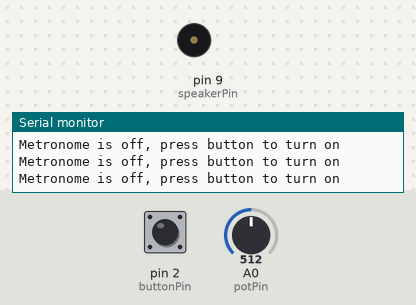
Bench run of a sketch on a simulated Arduino Uno, built with avr-gcc and run on an emulated ATmega328P. On the bench: buzzer (waves = sounding), the last lines printed to the serial monitor. Inputs (shaded band) come from the test bench; at power-on: pin 2 (buttonPin) HIGH, A0 (potPin) = 512.

Above: at 1.2 s.
1.3 s: pin 2 (buttonPin) pulled LOW for 0.4 s
At 1.76 s:
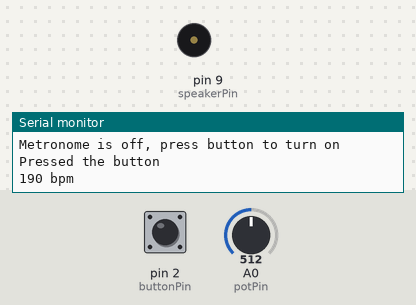
4.3 s: A0 (potPin) set to 122
At 5.1 s:
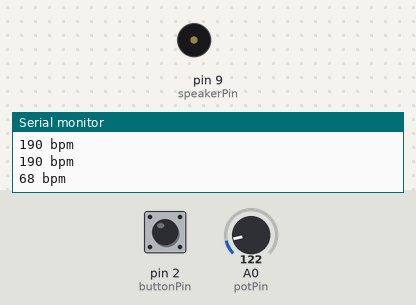
7.3 s: A0 (potPin) set to 0
At 8.3 s:
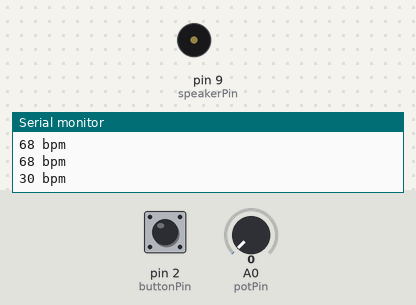
10.3 s: A0 (potPin) set to 306
13.3 s: pin 2 (buttonPin) pulled LOW for 1 s
At 14.4 s:
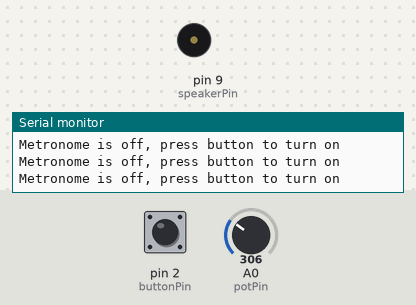
Timing chart, 0 to 16.3 s (numbered marks = the images above; inputs shaded):
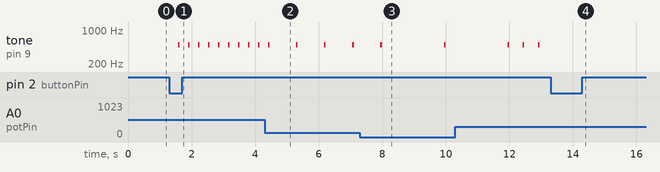

The sketch:

metronome.ino
```cpp
//speaker
const int speakerPin = 9;
const int frequency = 500;
const int duration = 50;
//tempo control
const int potPin = 0;
int potValue;
//on-off button
const int buttonPin = 2;
boolean metronomeOn = false;

//tempo calculations
unsigned int ms_per_beat = 0;
unsigned int bpm = 60;
unsigned int ms_per_minute = 1000 * 60;

//Interrupt Service Routine
void buttonPress() {
    metronomeOn = !metronomeOn;
    Serial.println("Pressed the button");
  }

void setup() {
    //calculate the amount of delay: ms per minute / bpm
    ms_per_beat =  ms_per_minute /  bpm;
    Serial.begin(9600);

    pinMode(buttonPin, INPUT_PULLUP); // initialize button as input
    attachInterrupt(digitalPinToInterrupt(buttonPin), buttonPress, FALLING ); // button press will interrupt loop

  }


void loop() {

    //check status of potentionmeter
    int potCurrent_value = analogRead(potPin);

    if (potCurrent_value != potValue){
      //map pot value (1-1023 on 5v) to metronome value (30 to 350 bpm)
      bpm = map(potCurrent_value, 0, 1023, 30, 350);
      //recalculate delay time
      ms_per_beat = ms_per_minute / bpm;
      potValue = potCurrent_value ;
      }


    if (metronomeOn == true){
      tone(speakerPin, frequency, duration);
      Serial.print(bpm);
      Serial.println(" bpm");

      } else {
        Serial.println("Metronome is off, press button to turn on");
      }

      delay(ms_per_beat);
    }
```

Measured:
- after the input at 1.3 s, tone on pin 9 (speakerPin): alternates 500 Hz for 0.05 s and silent for 0.27 s, starting after 0.28 s
- after the input at 4.3 s, tone on pin 9 (speakerPin): alternates 500 Hz for 0.05 s and silent for 0.83 s, starting after 1.0 s
- after the input at 7.3 s, tone on pin 9 (speakerPin): silent → 500 Hz after 2.6 s, → silent 0.05 s later
- after the input at 13.3 s, tone on pin 9 (speakerPin): stops changing and stays silent
